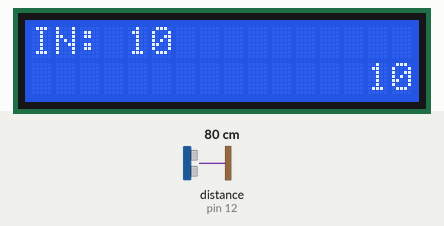
Simulated run of this sketch. Board: Arduino Uno, built with avr-gcc and run on an emulated ATmega328P. Parts: 16×2 character LCD. Wiring (inferred from the names in the program): ultrasonic range finder: trigger pin 13; echo pin 12. Inputs (shaded band) come from the test bench; at power-on: distance to the obstacle (sensor on pin 12) 80 cm. The echo pulse lasts 58.3 µs per cm.

Above: at 1.3 s.
1.4 s: distance to the obstacle (sensor on pin 12) set to 2 cm
At 1.8 s:
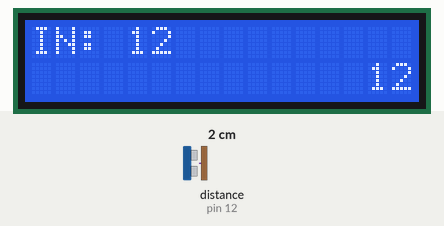
2.9 s: distance to the obstacle (sensor on pin 12) set to 35 cm
At 3.07 s:
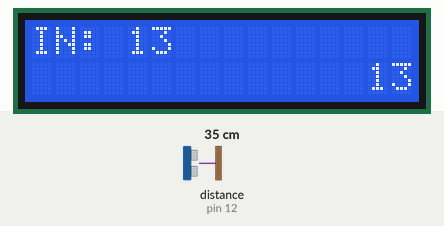

Measured:
- after the input at 2.9 s, the display: changes after 0.11 s (image 2)

The sketch:

visitor_counter.ino
```cpp
#include <Wire.h>
#include <LiquidCrystal_I2C.h>
#define trigPin 13
#define echoPin 12
// Find LCD address for I2C in this tutorial it is 0x3f
LiquidCrystal_I2C lcd(0x27, 16, 2);
int counter = 0;
int currentState1 = 0;
int previousState1 = 0;
int currentState2 = 0;
int previousState2 = 0;
int inside = 0;
int outside = 0;

void setup()
{
// initialize the LCD
lcd.backlight();
lcd.init();
lcd.begin(16,2);
//Serial.begin (9600);
pinMode(trigPin, OUTPUT);
pinMode(echoPin, INPUT);
}

void loop()
{
lcd.setCursor(0, 0);
lcd.print("IN: ");
//lcd.setCursor(8, 0);
//lcd.print("OUT: ");
//lcd.setCursor(0, 1);
//lcd.print("Total Inside: ");
long duration, distance;
digitalWrite(trigPin, LOW);
delayMicroseconds(2);
digitalWrite(trigPin, HIGH);
delayMicroseconds(10);
digitalWrite(trigPin, LOW);
duration = pulseIn(echoPin, HIGH);
distance = (duration/2) / 29.1;
if (distance <= 21){
currentState1 = 0;
}
else {
currentState1 = 1;
}
delay(100);
if(currentState1 != previousState1){
if(currentState1 == 1){
counter = counter + 1;}
lcd.setCursor(14, 1);
lcd.print(counter);
inside = inside +1;
}
lcd.setCursor(4, 0);
lcd.print(inside);
/*
if (distance > 21 && distance <= 25){
currentState2 = 1;
}
else {
currentState2 = 0;
}
delay(100);
if(currentState2 != previousState2){
if(currentState2 == 1){
counter = counter - 1;}
lcd.setCursor(14, 1);
lcd.print(counter);
outside = outside +1;}
lcd.setCursor(13, 0);
lcd.print(outside);
lcd.setCursor(14, 1);
lcd.print(counter);
if (counter > 21 || counter < 0){
lcd.setCursor(14, 1);
lcd.print(counter);
delay(100);
lcd.clear();
 }
*/
}
```
